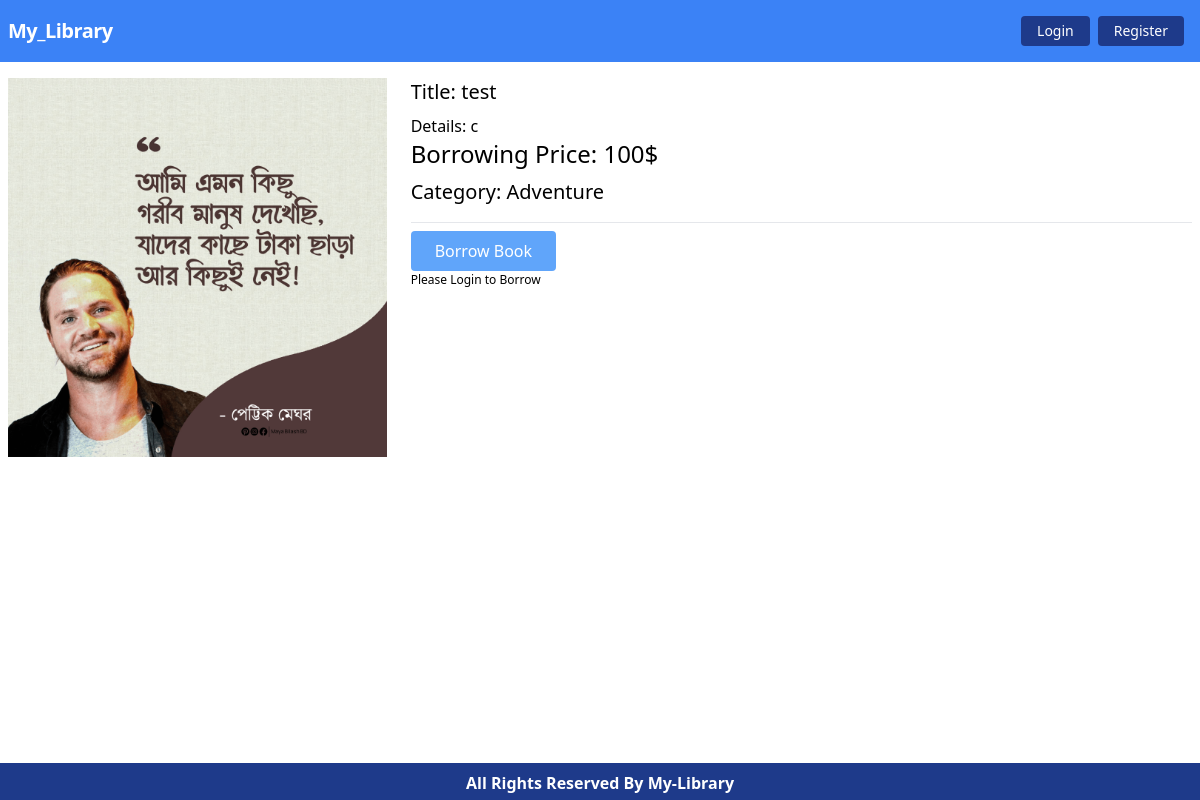
Before: /book/book-details/2 with the older database file.
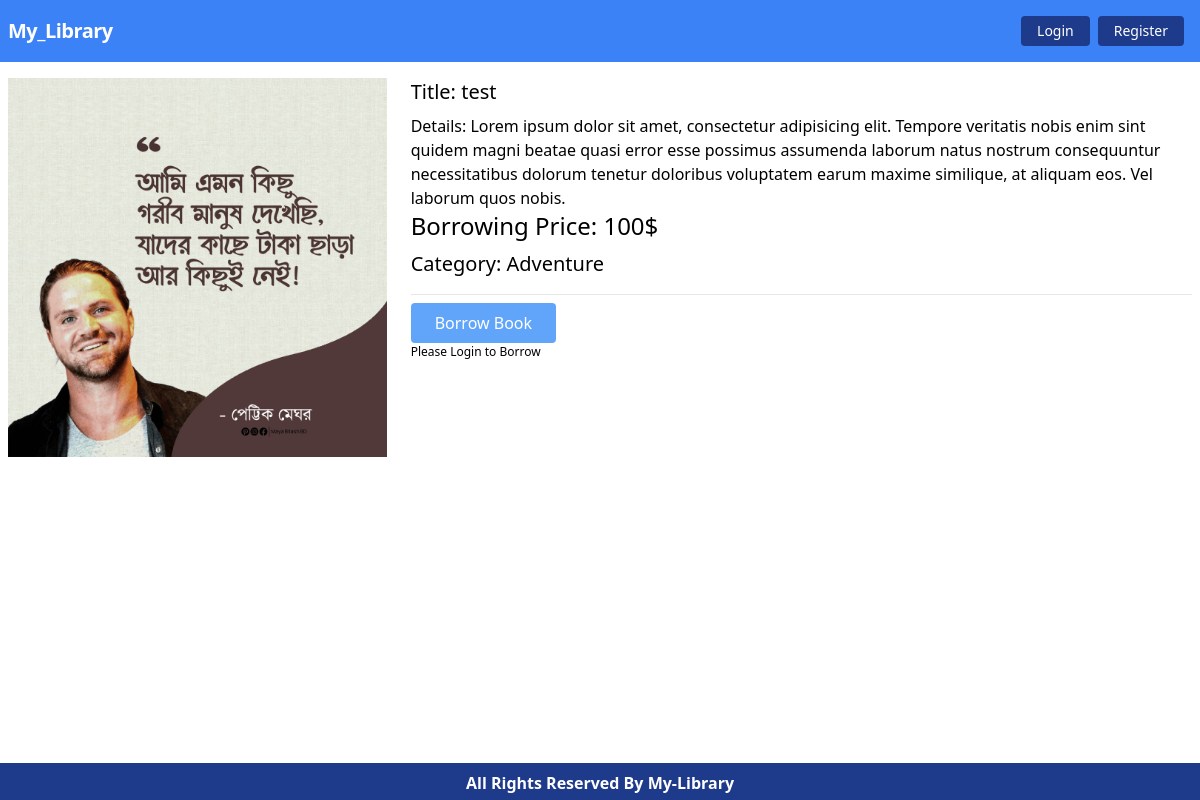
After: the same page with the newer database file.
### Books/models.py (models this page shows, shortened)
class Book(models.Model):
    image = models.ImageField(upload_to='books/media/images/')
    title = models.CharField(max_length = 45)
    description = models.TextField()
    borrowing_price = models.IntegerField()
    category = models.ForeignKey(BookCategory, on_delete=models.CASCADE)

class BookCategory(models.Model):
    name = models.CharField(max_length=30)
    slug = models.SlugField(max_length=80)
    def __str__(self):
        return self.name

### Books/views.py (the view)
# urls.py: path('book-details/<int:id>', BookDetails.as_view(), name='bookDetails')
class BookDetails(DetailView):
    model = Book
    template_name = 'book/bookDetails.html'
    pk_url_kwarg = 'id'

### Books/templates/book/bookDetails.html
{% extends 'base.html' %}
{% load static %}
{% block content %}
<div class="book-card">
    <div class="md:grid grid-cols-3 gap-6">
        <div>
            <img src={{book.image.url}} alt="book" class="w-full">
        </div>
        <div class="col-span-2">
            <p class="text-xl pb-2">Title: {{book.title}}</p>
            <p>Details: {{book.description}}</p>
            <p class="text-2xl pb-2">Borrowing Price: {{book.borrowing_price}}$</p>
            <p class="text-xl pb-2">Category: {{book.category}}</p>
            <hr class="my-2">
            {% if user.is_authenticated %}
            <a href="#" class="rounded text-white hover:bg-green-500 border bg-green-400 px-6 py-2 inline-block">
                Borrow Book
            </a>
            {% else %}
            <button class="rounded text-white bg-blue-400 px-6 py-2 inline-block">Borrow
                Book
            </button>
            <p style="font-size: 12px;">Please Login to Borrow</p>
            {% endif %}
        </div>
    </div>
</div>
{% endblock %}

Changed rows visible on the page:
changed Book "test": description "c" → "Lorem ipsum dolor sit amet, consectetur adipisicing elit. Tempore veritatis nobis enim sint quidem magni beatae quasi error esse possimus assumenda laborum natus nostrum consequuntur necessitatibus dolorum tenetur doloribus voluptatem earum maxime similique, at aliquam eos. Vel laborum quos nobis."
